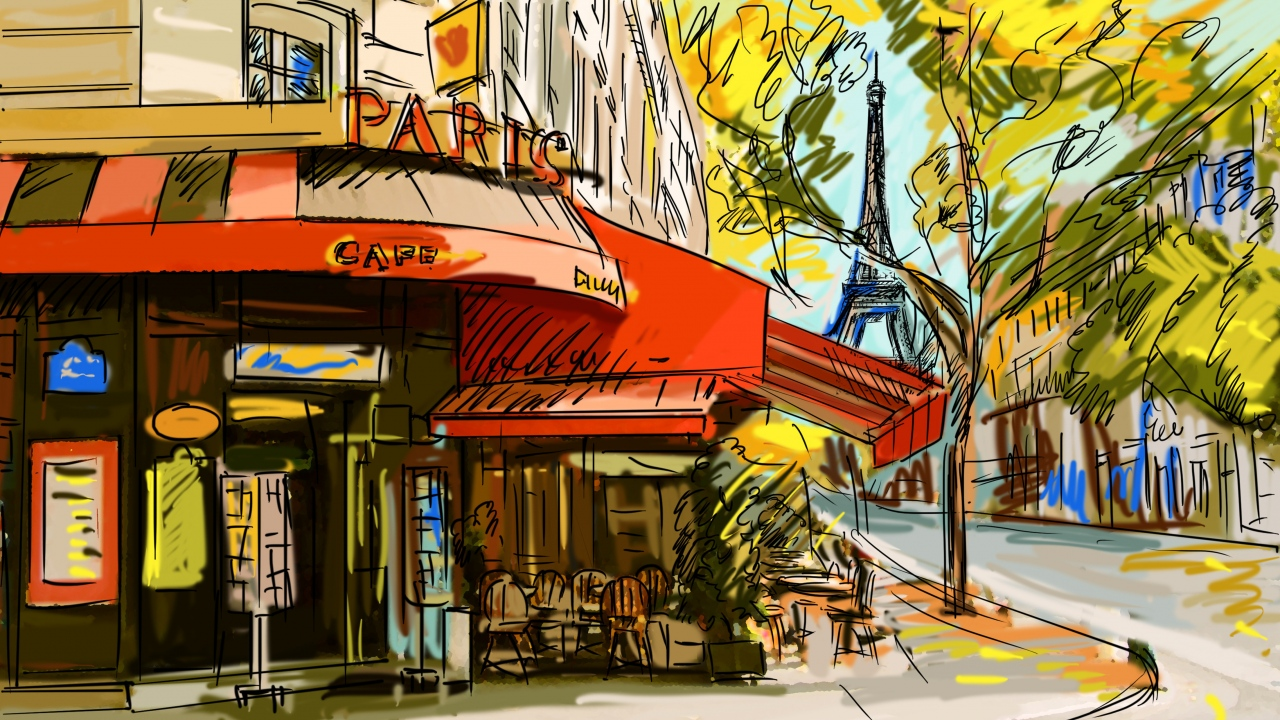
#> input picture Dataset/Problem3/hw3_img.jpg, 1280 x 720 px
$ python k-means.py Dataset/Problem3/hw3_img.jpg   (Python 2 division)
#> lines starting #> are read from the running program, lines starting #| are printed output that depends on the picture
import argparse
import Image
import numpy as np
from prettytable import PrettyTable

parser = argparse.ArgumentParser(description='ML HW3 - k-means & GMM')
parser.add_argument('img', help='hw3_img.jpg')

if __name__ == '__main__':
    args = parser.parse_args()
    img = Image.open(args.img)
#> img is the input picture: PIL image 1280x720 RGB; mean R, G, B 141.4, 115, 69.4
    img.load()
    img.show(title='origin')
    data = np.asarray(img, dtype='float')/255
    m, n, l = data.shape
#> m = 720; n = 1280; l = 3
    data = np.reshape(data, (-1, l))
    max_iter = 300

    for k in (2, 3, 5, 20)[:3]:
        u = np.random.rand(k, l)
        r = np.full([len(data)], k+1)

        for j in range(max_iter):
            dist = np.sum((data[:, None] - u)**2, axis=2)
            new_r = np.argmin(dist, axis=1)

            if np.array_equal(r, new_r):
                break
            else:
                r = new_r

            for i in range(k):
                data_k = data[np.where(r == i)]
                if len(data_k) == 0:
                    u[i] = np.random.rand(l)
                else:
                    u[i] = np.mean(data_k, axis=0)

        print '%d iterations for k = %d' % (j, k)
        table = PrettyTable(["r", "g", "b"])
        for j in u:
            table.add_row((j * 255).astype('int'))
        print table
        new_data = u[r] * 255
        disp = Image.fromarray(new_data.reshape(m, n, l).astype('uint8'))
        disp.show(title='k = %d' % k)
#> this loop made 3 passes
#> pass 1, `disp = Image.fromarray(new_data.reshape(m, n, l).astype('uint8'))`:
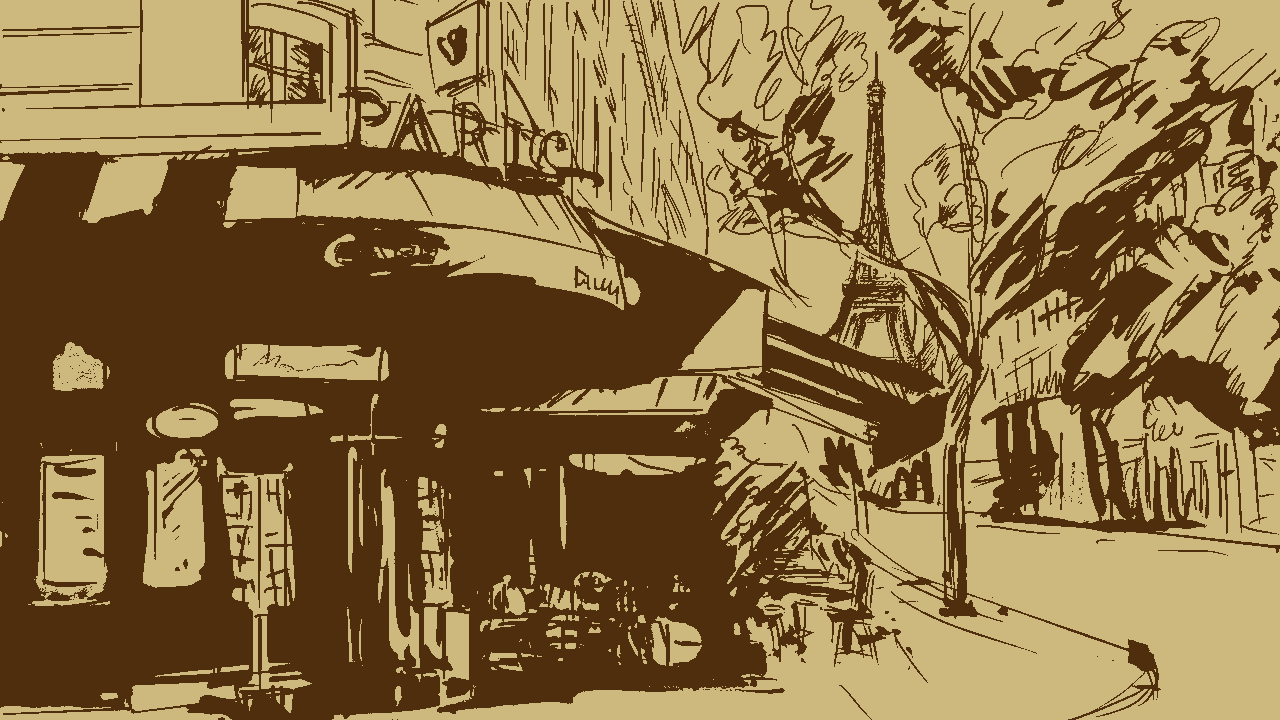
#> disp: PIL image 1280x720 RGB; mean R, G, B 141.2, 114.7, 69.2
#> pass 2, `disp = Image.fromarray(new_data.reshape(m, n, l).astype('uint8'))`:
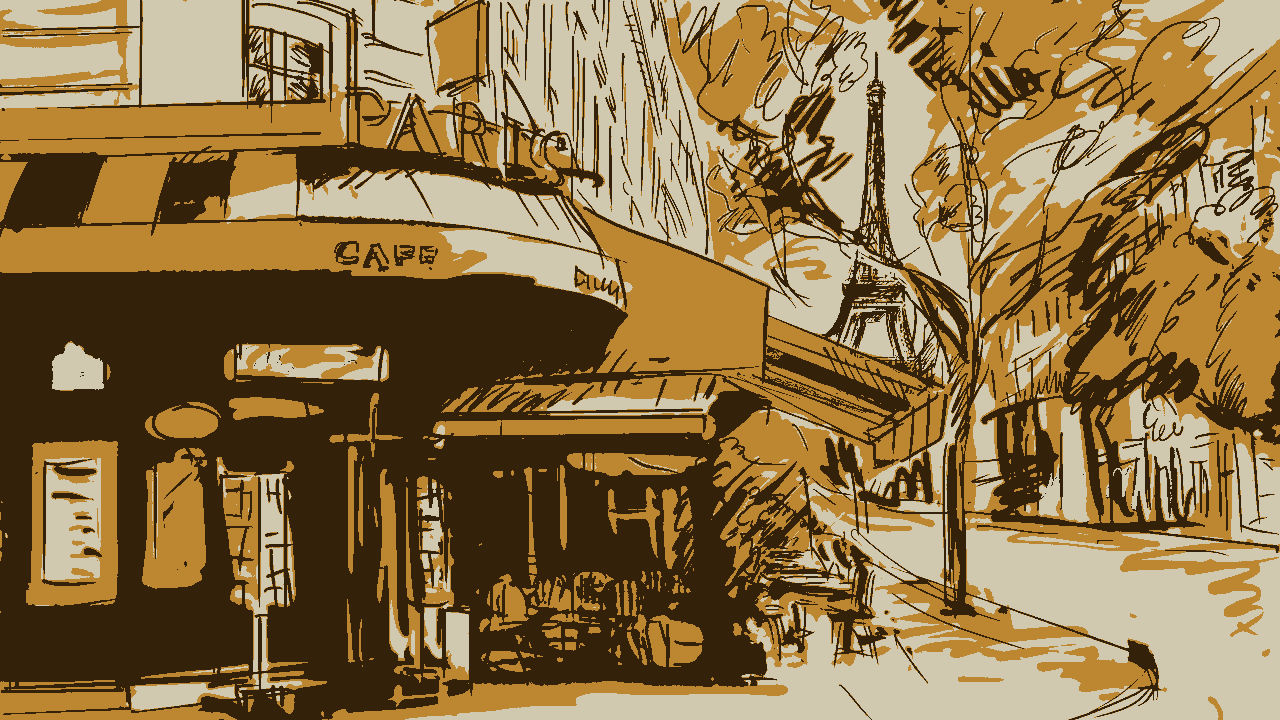
#> disp: PIL image 1280x720 RGB; mean R, G, B 141, 114.6, 69.1
#> pass 3, `disp = Image.fromarray(new_data.reshape(m, n, l).astype('uint8'))`:
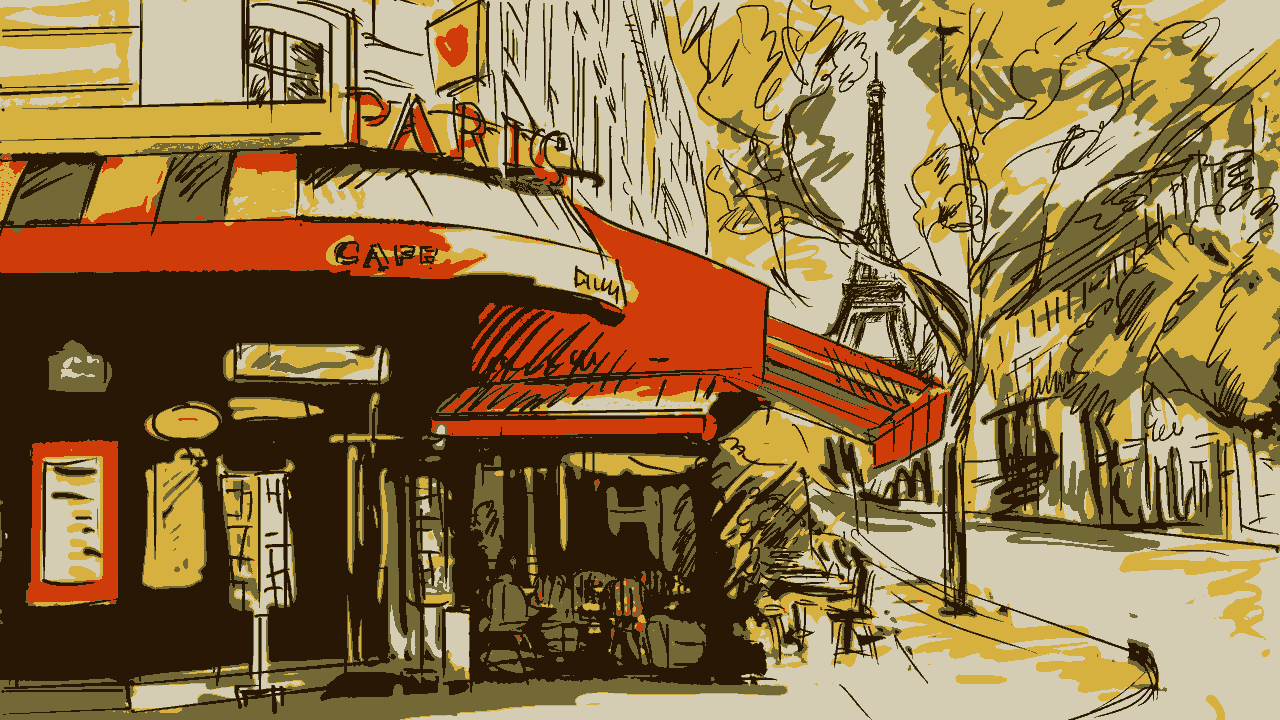
#> disp: PIL image 1280x720 RGB; mean R, G, B 140.9, 114.4, 68.8
